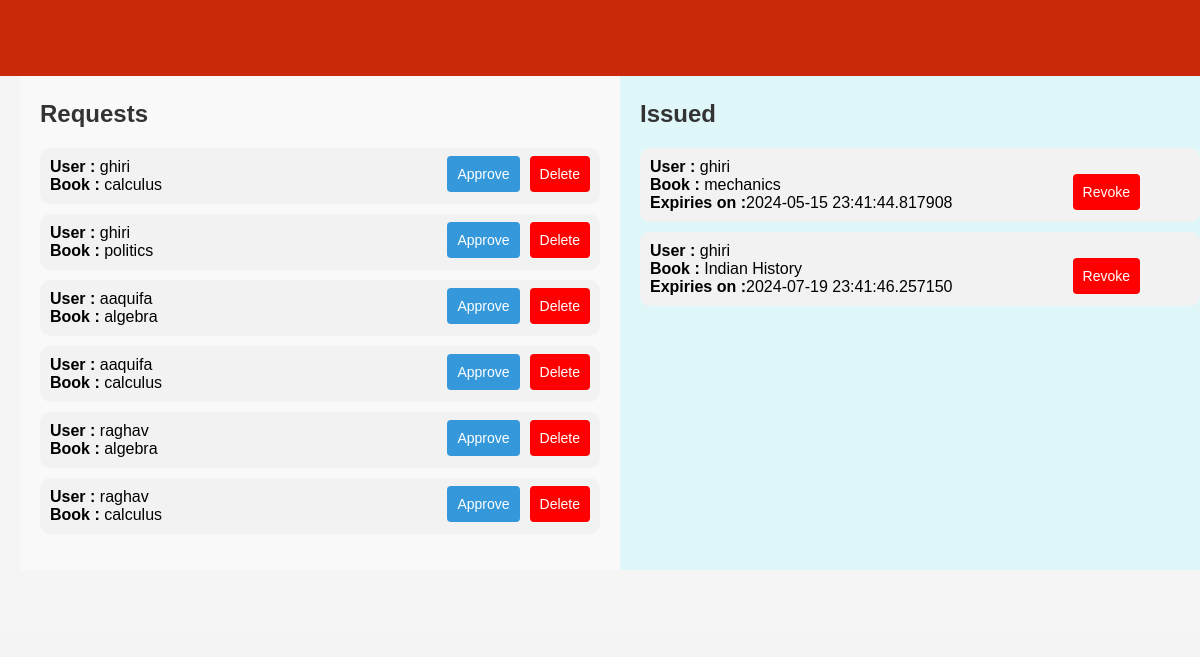
Page /user-access on the committed database.
### application/models.py (models this page shows)
class BookRequest(db.Model):
    request_id = db.Column(db.Integer, primary_key=True)
    user_id = db.Column(db.Integer, db.ForeignKey('user.user_id'), nullable=False)
    book_id = db.Column(db.Integer, db.ForeignKey('book.book_id'), nullable=False)
    request_date = db.Column(db.DateTime, nullable=False, default=datetime.now().date())
    user = db.relationship('User', backref=db.backref('book_requests', lazy=True))
    book = db.relationship('Book', backref=db.backref('requests', lazy=True))

class User(db.Model):
    user_id = db.Column(db.Integer, primary_key=True)
    username = db.Column(db.String(100), unique=True, nullable=False)
    email = db.Column(db.String(50),unique = True,nullable = False)
    password = db.Column(db.String(255), nullable=False)
    lendedBooks = db.Column(db.Integer)
    role = db.Column(db.String(50), nullable=False)
    lended_books = db.relationship('BookLended', backref='user', lazy=True)

class Book(db.Model):
    book_id = db.Column(db.Integer, primary_key=True)
    section_id = db.Column(db.Integer, db.ForeignKey('section.section_id'), nullable=False)
    name = db.Column(db.String(200), nullable=False)
    content = db.Column(db.Text, nullable=False)
    author = db.Column(db.String(200), nullable=False)
    date_issued = db.Column(db.Date)
    return_date = db.Column(db.Integer)
    price = db.Column(db.Float, nullable=False)
    section = db.relationship('Section', backref=db.backref('books', lazy=True))

class BookLended(db.Model):
    lend_id = db.Column(db.Integer, primary_key=True)
    user_id = db.Column(db.Integer, db.ForeignKey('user.user_id'), nullable=False)
    book_id = db.Column(db.Integer, db.ForeignKey('book.book_id'), nullable=False)
    lend_date = db.Column(db.DateTime, nullable=False, default=datetime.now().date())
    return_date = db.Column(db.DateTime)
    book = db.relationship('Book', backref=db.backref('lended_books', lazy=True))

### application/views_admin.py (the view)
@app.route('/user-access',methods=['GET','POST'])
def userAccess():
    requests = BookRequest.query.all()
    supplied = BookLended.query.all()
    return render_template('userAccess.html',requests=requests,supplied=supplied)

### templates/userAccess.html (shortened to what this page needs)
{% extends 'base.html' %}
{% block head %}
<link rel="stylesheet" href='{{url_for("static",filename="event.css")}}'>
{% endblock %}
{% block body %}
<div class="container">
    <div class="list-container requests">
        <h2 class="list-title">Requests</h2>
        <ul class="list">
            {% for request in requests %}
                <li class="message">
                    <strong>User : </strong>{{request.user.username}}<br>
                    <strong>Book : </strong>{{request.book.name}}
                    <form style="margin-left: 10px;float:inline-end;margin-top: -20px;" action="/delete-request" method="post">
                        <button style="background-color: red;" type="submit">Delete</button>
                    </form>
                    <form style="float: inline-end;margin-top: -20px;" action="/approve-request" method="post">
                        <button  name="book" type="submit">Approve</button>
                    </form>
                </li>
            {% endfor %}
        </ul>
    </div>
    <div class="list-container permissions">
        <h2 class="list-title">Issued</h2>
        <ul class="list">
            {% for supply in supplied %}
                <li class="message">
                    <strong>User : </strong>{{supply.user.username}}<br>
                    <strong>Book : </strong>{{supply.book.name}}<br>
                    <strong>Expiries on :</strong>{{supply.return_date}}
                    <form style="margin-right: 50px;float:inline-end;margin-top: -20px;" action="/revoke" method="post">
                        <button style="background-color: red;" type="submit">Revoke</button>
                    </form>
                </li>
            {% endfor %}
        </ul>
    </div>
{% endblock %}

### static/style.css (style rules this page uses)
body { font-family: Arial, sans-serif; background-color: #f4f4f4; margin: 0; padding: 0; }
.container { width: 100%; margin: 0 20px; }
button { background-color: #3498db; color: #fff; padding: 10px; border: none; border-radius: 4px; font-size:14px; cursor: pointer; transition: background-color 0.3s ease; }

### static/event.css (style rules this page uses)
h2 { color: #333; }

### templates/userAccess.html (style rules this page uses)
.container { display: flex; justify-content: space-between; }
.list-container { flex: 1; padding: 20px; overflow-y: auto; max-height: 80vh; }
.list { padding: 0; list-style-type: none; }
.message { background-color: #f2f2f2; border-radius: 10px; padding: 10px; margin-bottom: 10px; }
.requests { background-color: #f9f9f9; }
.permissions { background-color: #e0f7fa; }

### rows in the picture
BookRequest: user.username "ghiri", book.name "calculus"
BookRequest: user.username "ghiri", book.name "politics"
BookRequest: user.username "aaquifa", book.name "algebra"
BookRequest: user.username "aaquifa", book.name "calculus"
BookRequest: user.username "raghav", book.name "algebra"
BookRequest: user.username "raghav", book.name "calculus"
BookLended: user.username "ghiri", book.name "mechanics", return_date "2024-05-15 23:41:44.817908"
BookLended: user.username "ghiri", book.name "Indian History", return_date "2024-07-19 23:41:46.257150"
